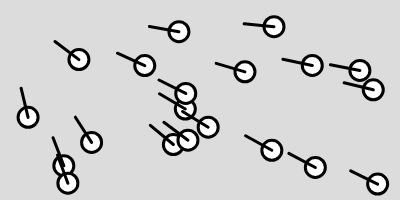
Frame 1 (no input)
Frame 60 (no input): identical to frame 1, image omitted
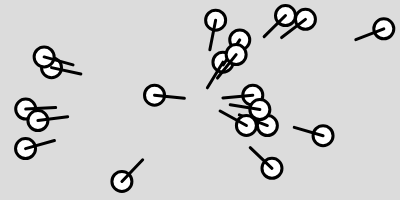
Frame 120 (the mouse pressed at the canvas centre since frame 60)

The p5.js sketch that drew these frames (run headless with seeded random() and noise() and a simulated clock; from frame 60 on, the mouse is pressed at the canvas centre):

// p5.js sketch
// ── sketch.js
function setup() {
  createCanvas(400, 200);
  list = [];
  for (let i = 0; i < 20; i++) {

    list.push(new Pointer());
  }


}

function draw() {
  background(220);


  for (let p of list) {
    p.pointTo(mouseX, mouseY)
    p.paint();
  }

}

function mousePressed(){
  
 for(let p of list)
 {
   p.randomize(); 
 }
}


function Pointer() {

  
  var a = random(TWO_PI);
  this.dx = 30 * cos(a);
  this.dy = 30 * sin(a);

  this.paint = function() {
    strokeWeight(3);
    ellipse(this.x, this.y, 20, 20);

    line(this.x, this.y, this.x + this.dx, this.y + this.dy);

  }
  
  this.randomize = ()=>{
    
    this.x = random(15,width-15);
  this.y = random(15,height-15);
  }
this.randomize();
  this.pointTo = (x, y) => {
    let DX = x - this.x;
    let DY = y - this.y;
    
    let len = dist(x,y,this.x,this.y);

    this.dx = DX*30/len;
    this.dy = DY*30/len;

  }


}
